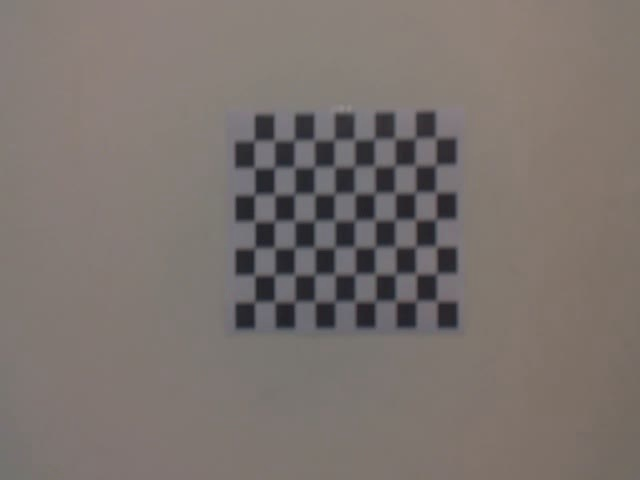
//> input picture jetson/calib_imgs/calib1.jpg, 640 x 480 px; its folder holds only this picture in this run
$ ./calibrate_camera   (built with g++ and OpenCV 4)
//> lines starting //> are read from the running program, lines starting //| are printed output that depends on the picture; after the words box and inside, x2 and y2 are one past the last pixel; in counts of white or black regions, pixels touching at a corner belong together
#include <opencv2/opencv.hpp>
#include <opencv2/calib3d.hpp>
#include <opencv2/imgproc.hpp>
#include <opencv2/highgui.hpp>
#include <iostream>
#include <vector>
#include <experimental/filesystem>
namespace fs = std::experimental::filesystem;

int main() {
    int board_width = 10;  // number of inner corners per a chessboard row
    int board_height = 7; // number of inner corners per a chessboard column
    float square_size = 0.025f; // size of a square in mm
    cv::Size board_size(board_width, board_height);

    std::vector<cv::Point3f> objp; // world coordinates of 3D points of each corner
    for (int i=0; i<board_height; i++) {
        for (int j=0; j<board_width; j++) {
            objp.push_back(cv::Point3f(j*square_size, i*square_size, 0));
        }
    }

    // Arrays to store object points and image points from all images
    std::vector<std::vector<cv::Point3f>> objpoints;
    std::vector<std::vector<cv::Point2f>> imgpoints;

    std::vector<std::string> images;
    std::string folder = "/home/car/Autonomous-Car/jetson/calib_imgs";
    for (const auto& fname : fs::directory_iterator(folder)) {
        auto path = fname.path();
        if (fs::is_regular_file(path)) {
            images.push_back(path.string());
        }
    }

    for (const auto& fname : images) {
        cv::Mat img = cv::imread(fname);
//> img is the input picture: 480 rows x 640 cols, CV_8UC3; mean B, G, R 110.1, 114.4, 122.8
        if (img.empty()) {
            std::cerr << "Cannot read image: " << fname << std::endl;
            continue;
        }

        cv::Mat gray;
        cv::cvtColor(img, gray, cv::COLOR_BGR2GRAY);

        std::vector<cv::Point2f> corners;
        bool found = cv::findChessboardCorners(gray, board_size, corners,
                    cv::CALIB_CB_ADAPTIVE_THRESH | cv::CALIB_CB_NORMALIZE_IMAGE);
//> corners = 70 Points (x, y), first 12: [431, 296], [422, 295], [389, 295], [382, 294], [348, 295], [335, 301.5], [315.5, 301], [295.5, 302.5], [274.5, 302], [254.5, 300], [437, 274.5], [416, 273.5]; found = true

        if(found) {
            cv::cornerSubPix(gray, corners, cv::Size(11,11), cv::Size(-1,-1),
                             cv::TermCriteria(cv::TermCriteria::EPS + cv::TermCriteria::MAX_ITER, 30, 0.1));
//> corners = 70 Points (x, y), first 12: [436.7, 301], [416.2, 301], [395.7, 301.1], [375.3, 301.4], [355.2, 301.4], [334.8, 301.6], [314.8, 301.6], [294.6, 301.8], [274.7, 301.8], [254.5, 302], [436.5, 273.7], [416.1, 273.9]
            imgpoints.push_back(corners);
//> imgpoints = 1 point lists
            objpoints.push_back(objp);

            cv::drawChessboardCorners(img, board_size, corners, found);
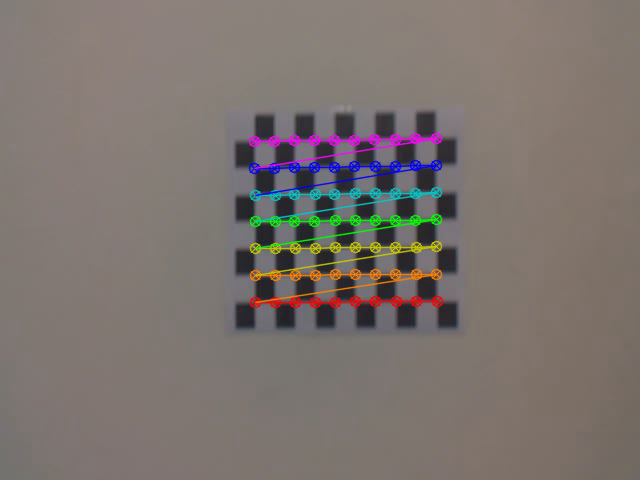
//> img: 480 rows x 640 cols, CV_8UC3; 4% of pixels changed, all inside (x1, y1, x2, y2) = (248, 132, 444, 309)

            fs::path full_path(fname);
            cv::imwrite("/home/car/Autonomous-Car/jetson/calib/" + full_path.filename().string(), img);
            cv::waitKey(100);
        }
        else {
            std::cout << "Chessboard not found in " << fname << std::endl;
        }
    }

    // Calibration
    cv::Mat cameraMatrix, distCoeffs;
    std::vector<cv::Mat> rvecs, tvecs;
    float error = cv::calibrateCamera(objpoints, imgpoints, cv::imread(images[0]).size(),
                                      cameraMatrix, distCoeffs, rvecs, tvecs);
//> cameraMatrix = [[1354.2, 0, 258.2], [0, 1817.8, 236.9], [0, 0, 1]]; distCoeffs = [1.45, -49.71, -0.0062, -0.0399, 1220.7]; error = 0.123

    std::cout << "RMS error reported by calibrateCamera: " << error << std::endl;
//| RMS error reported by calibrateCamera: 0.122777
    std::cout << "Camera matrix:\n" << cameraMatrix << std::endl;
//| Camera matrix:
//| [1354.193684017639, 0, 258.171630693803;
//|  0, 1817.84411065548, 236.8585049915465;
//|  0, 0, 1]
    std::cout << "Distortion coefficients:\n" << distCoeffs << std::endl;
//| Distortion coefficients:
//| [1.453604492669739, -49.7070670828767, -0.006196976515432113, -0.03985661676046503, 1220.741632131363]

    // Save results
    cv::FileStorage fs("/home/car/Autonomous-Car/jetson/calib/calibration.yml", cv::FileStorage::WRITE);
    fs << "camera_matrix" << cameraMatrix;
    fs << "distortion_coefficients" << distCoeffs;
    fs.release();

    return 0;
}

$ run again, on jetson/calib_imgs/calib2.jpg
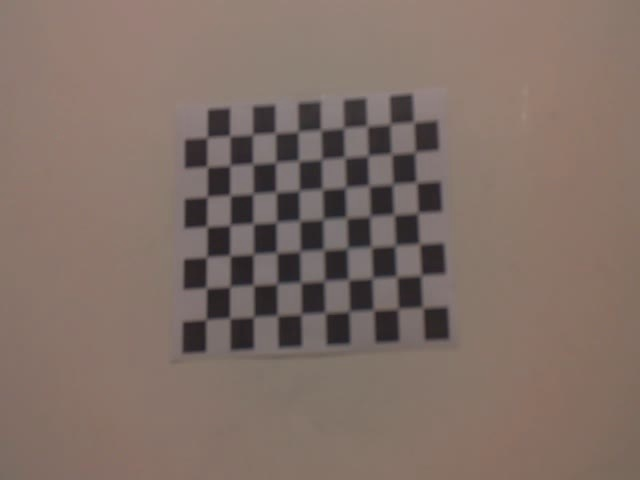
//> input picture jetson/calib_imgs/calib2.jpg, 640 x 480 px
//> img is the input picture: 480 rows x 640 cols, CV_8UC3; mean B, G, R 102.3, 110.7, 128.2
//> `bool found = cv::findChessboardCorners(gray, board_size, corners, cv::..`: corners = 70 Points (x, y), first 12: [416, 303], [403, 302], [367, 305], [354, 304], [318, 307], [301, 314], [277.5, 315], [251.3, 314.4], [230, 318], [206, 319], [421, 275.5], [397.5, 275.5]; found = true
//> `cv::cornerSubPix(gray, corners, cv::Size(11,11), cv::Size(-1,-1), cv::..`: corners = 70 Points (x, y), first 12: [422.7, 307.5], [398, 308.7], [373.5, 310.1], [349.1, 311.4], [325.2, 312.8], [301.1, 314.2], [277.3, 315.5], [253.5, 316.9], [229.7, 318.1], [205.9, 319.6], [421.1, 275.4], [396.6, 276.7]
//> imgpoints = 1 point lists
//> `cv::drawChessboardCorners(img, board_size, corners, found);`:
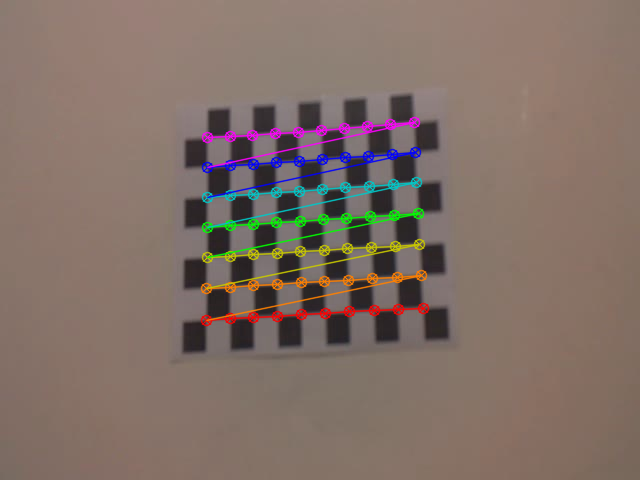
//> img: 480 rows x 640 cols, CV_8UC3; 4.39% of pixels changed, all inside (x1, y1, x2, y2) = (200, 116, 430, 327)
//> cameraMatrix = [[731.9, 0, 312.6], [0, 986, 224.2], [0, 0, 1]]; distCoeffs = [0.709, -31.65, -0.0122, 0.000225, 622.7]; error = 0.134
//| RMS error reported by calibrateCamera: 0.133525
//| Camera matrix:
//| [731.9337620283842, 0, 312.5742139423939;
//|  0, 986.0364206583307, 224.170093949585;
//|  0, 0, 1]
//| Distortion coefficients:
//| [0.7092081616797433, -31.6460974606363, -0.01222175483119821, 0.0002252020003665891, 622.725735127724]

$ run again, on jetson/calib_imgs/calib4.jpg
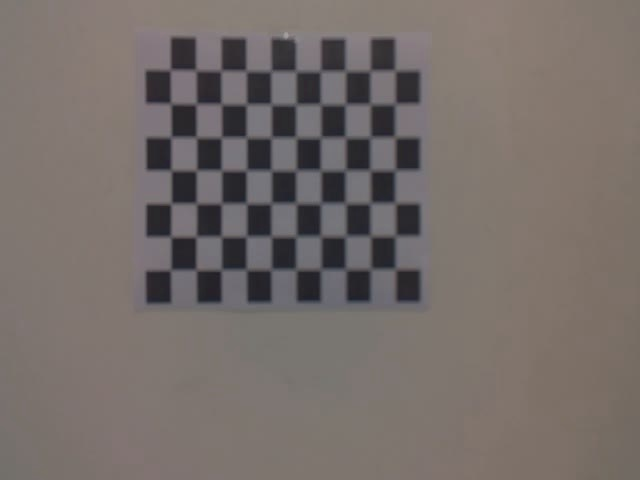
//> input picture jetson/calib_imgs/calib4.jpg, 640 x 480 px
//> img is the input picture: 480 rows x 640 cols, CV_8UC3; mean B, G, R 105.7, 109.2, 117.6
//> `bool found = cv::findChessboardCorners(gray, board_size, corners, cv::..`: corners = 70 Points (x, y), first 12: [395, 269], [370.5, 269], [345.5, 269.5], [321, 269.5], [296, 269.5], [271, 269.5], [246.5, 269.5], [221.5, 269.5], [196.5, 270], [170.5, 270], [395, 235.5], [370, 236]; found = true
//> `cv::cornerSubPix(gray, corners, cv::Size(11,11), cv::Size(-1,-1), cv::..`: corners = 70 Points (x, y), first 12: [395.4, 269], [370.6, 269.2], [345.7, 269.3], [320.8, 269.3], [296.1, 269.6], [271.1, 269.6], [246.3, 269.6], [221.2, 269.9], [196.2, 269.9], [170.6, 270], [395.3, 235.9], [370.5, 236]
//> imgpoints = 1 point lists
//> `cv::drawChessboardCorners(img, board_size, corners, found);`:
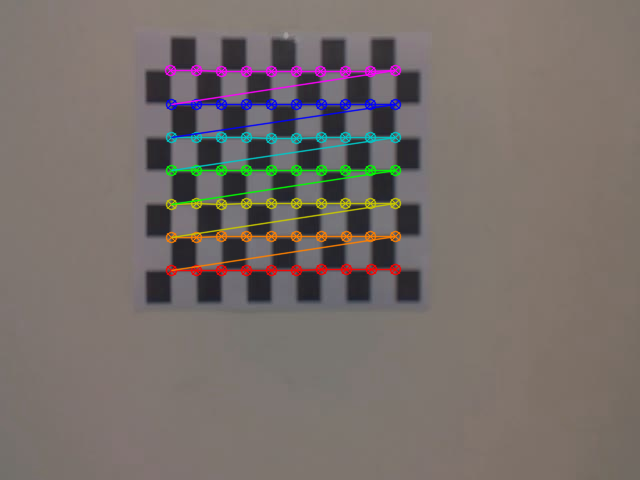
//> img: 480 rows x 640 cols, CV_8UC3; 4.57% of pixels changed, all inside (x1, y1, x2, y2) = (164, 64, 402, 277)
//> cameraMatrix = [[2469.9, 0, 305.3], [0, 3322.8, 301.4], [0, 0, 1]]; distCoeffs = [1.48, 83.82, 0.0402, -0.0276, 4209.2]; error = 0.123
//| RMS error reported by calibrateCamera: 0.122725
//| Camera matrix:
//| [2469.852559572404, 0, 305.2848158307939;
//|  0, 3322.794926392509, 301.4378985392248;
//|  0, 0, 1]
//| Distortion coefficients:
//| [1.475887467459181, 83.81738732045432, 0.04019642533139331, -0.02755262132055453, 4209.173199244604]

$ run again, on jetson/calib_imgs/calib10.jpg
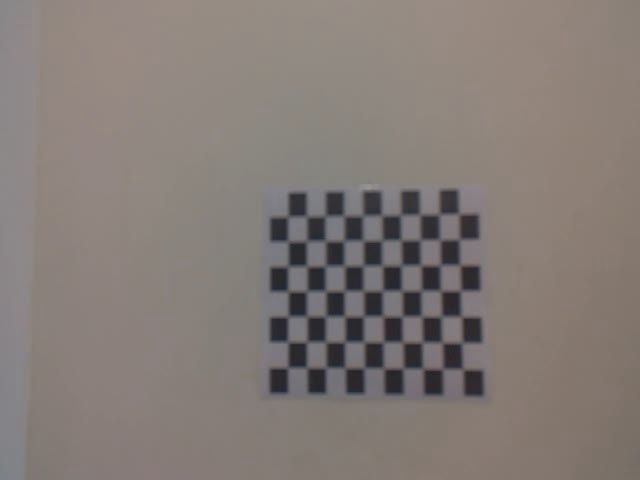
//> input picture jetson/calib_imgs/calib10.jpg, 640 x 480 px
//> img is the input picture: 480 rows x 640 cols, CV_8UC3; mean B, G, R 118.8, 123.6, 132.4
//> `bool found = cv::findChessboardCorners(gray, board_size, corners, cv::..`: corners = 70 Points (x, y), first 12: [460, 366], [447, 363], [417, 364], [407, 361], [378, 363], [364, 368], [345, 368], [326, 367.5], [307, 367.5], [287, 366.5], [462, 343], [442.5, 342]; found = true
//> `cv::cornerSubPix(gray, corners, cv::Size(11,11), cv::Size(-1,-1), cv::..`: corners = 70 Points (x, y), first 12: [462.9, 369.2], [442.6, 369], [423, 368.7], [403.1, 368.4], [383.8, 368.3], [364.1, 368.1], [345.2, 368], [325.8, 367.7], [306.8, 367.7], [287.7, 367.6], [461.9, 342.9], [442.1, 342.6]
//> imgpoints = 1 point lists
//> `cv::drawChessboardCorners(img, board_size, corners, found);`:
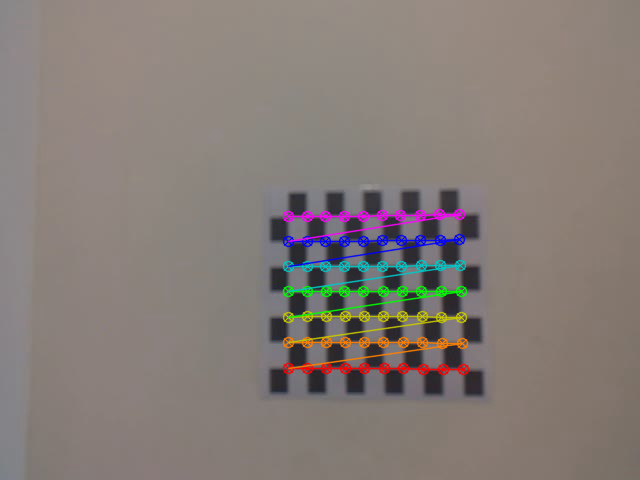
//> img: 480 rows x 640 cols, CV_8UC3; 3.88% of pixels changed, all inside (x1, y1, x2, y2) = (282, 208, 470, 376)
//> cameraMatrix = [[503.3, 0, 279.8], [0, 669.9, 193.7], [0, 0, 1]]; distCoeffs = [0.0512, 0.545, -0.0156, -0.0147, -1.38]; error = 0.116
//| RMS error reported by calibrateCamera: 0.115993
//| Camera matrix:
//| [503.3154122692442, 0, 279.824133694886;
//|  0, 669.9040694861351, 193.7065462071954;
//|  0, 0, 1]
//| Distortion coefficients:
//| [0.0512455021883961, 0.5448073402806819, -0.01563935118753271, -0.01469239160442076, -1.379106028534802]
